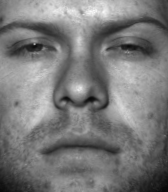
%> input picture dataset_yale/yaleB01_P00A+005E+10.pgm, 168 x 192 px; its folder holds 4 pictures in this run
$ octave yale.m   (GNU Octave 9; MATLAB toolbox functions it lacks are replaced by stand-ins)
%> lines starting %> are read from the running program, lines starting %| are printed output that depends on the picture
srcFiles = dir('./dataset_yale/*.pgm');  % the folder in which ur images exists

k=40;

MeanImage = (zeros(6400,1));

dataset = [];
labels = [];
totalimg = length(srcFiles);

%Store all the images
for i = 1 : totalimg
    filename = strcat('./dataset_yale/',srcFiles(i).name);
    %str2num(filename(6:7))
    labels = [labels str2num(filename(21:22))];
    X = (imread(filename));
%> X is the input picture: size 192x168 uint8; min 6, max 249, mean 121.4
    %X=im2double(X);
    Y = imresize(X,[80,80]);
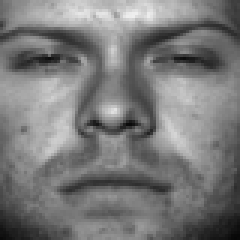
%> Y: size 80x80 uint8 (shown 3 times larger); min 7, max 238, mean 121.4
    Z = reshape(Y,6400,1);
%> Z = 6400 values, max 238 at index 3526, min 7 at index 6320, mean 121.4
    %Z = abs(Z);
    dataset = [dataset double(Z)];
%> dataset has the same summary as Z
end
%> pass 2 of the loop `for i = 1 : totalimg`:
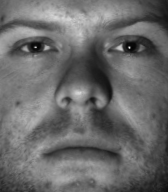
%> input picture dataset_yale/yaleB01_P00A+010E-20.pgm, 168 x 192 px
%> X is the input picture: size 192x168 uint8; min 1, max 230, mean 106.3
%> `Y = imresize(X,[80,80]);`:
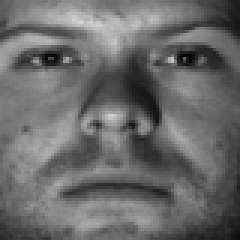
%> Y: size 80x80 uint8 (shown 3 times larger); min 3, max 213, mean 106.3
%> Z = 6400 values, max 213 at index 2088, min 3 at index 1460, mean 106.3
%> pass 3 of the loop `for i = 1 : totalimg`:
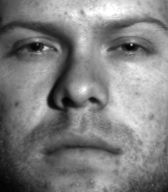
%> input picture dataset_yale/yaleB01_P00A-020E+10.pgm, 168 x 192 px
%> X is the input picture: size 192x168 uint8; min 3, max 255, mean 127.8
%> `Y = imresize(X,[80,80]);`:
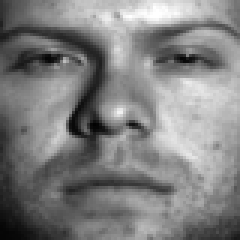
%> Y: size 80x80 uint8 (shown 3 times larger); min 2, max 255, mean 127.8
%> Z = 6400 values, max 255 at index 3446, min 2 at index 2522, mean 127.8
%> the loop made 4 passes; the first 3 are shown

set1 = [];
%> set1 = []
set2 = [];
set3 = [];
set4 = [];
l1 = [];
l2 = [];
l3 = [];
l4 = [];

for i = 1:4:totalimg
    set1 =[ set1 dataset(:,i) ];
    l1 = [l1 labels(:,i)];
 end

for i = 2:4:totalimg
    set2 =[ set2 dataset(:,i) ];
    l2 = [l2 labels(:,i)];
end

for i = 3:4:totalimg
    set3 =[ set3 dataset(:,i) ];
    l3 = [l3 labels(:,i)];
end

for i = 4:4:totalimg
    set4 =[ set4 dataset(:,i) ];
    l4 = [l4 labels(:,i)];
end

size(set1)
%> ans = [6400 1]
size(set2)
%> ans = [6400 1]
size(set3)
%> ans = [6400 1]
size(set4)
%> ans = [6400 1]

setsize = totalimg/4;
% [6 lines of commented-out code are left out]

trainsize = setsize*3;
testsize = setsize;

%trainsize
%testsize

trainset = [];
testset = [];
trainlabel = [];
testlabel = [];


for i = 1 : setsize
    trainset = [trainset set2(:,i)];
    trainlabel = [trainlabel l2(:,i)];
    MeanImage=(MeanImage)+(set2(:,i));
end

% Compute Training Set and Mean Image
for i = 1 : setsize
    trainset = [trainset set3(:,i)];
    trainlabel = [trainlabel l3(:,i)];
    MeanImage=(MeanImage)+(set3(:,i));
end

for i = 1 : setsize
    trainset = [trainset set4(:,i)];
    trainlabel = [trainlabel l4(:,i)];
    MeanImage=(MeanImage)+(set4(:,i));
end

for i = 1 : setsize
    testset = [testset set1(:,i)];
    testlabel = [testlabel l1(:,i)];
end


%MeanImage
MeanImage=(MeanImage/trainsize);
MeanImage = (MeanImage);
MeanImage = MeanImage/max(max(MeanImage));
%imtool((reshape(MeanImage,80,80)));

%MeanImage
mean2D=[];
for i = 1: trainsize
    mean2D = [mean2D MeanImage];
end

%size(mean2D)

A = trainset - mean2D;
%size(A)

iA = transpose(A);
%size(iA)

mulA= iA * A;
%cov_A=cov(mulA);
cov_A = mulA;
%size(cov_A)

[V,D]=eig(cov_A);

pca_array=[];
for i = 1: trainsize
    pca_array=[pca_array D(i,i)];
end

pca_array=sort(pca_array,'descend');
%pca_array

%> (the run ends here)
